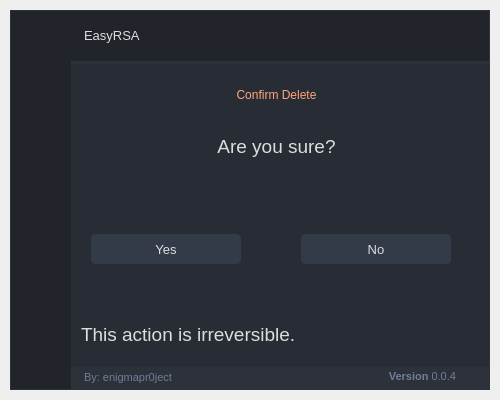
<?xml version="1.0" encoding="UTF-8"?>
<ui version="4.0">
 <author>Wanderson M. Pimenta</author>
 <class>ConfirmDeleteWindow</class>
 <widget class="QMainWindow" name="ConfirmDeleteWindow">
  <property name="geometry">
   <rect>
    <x>0</x>
    <y>0</y>
    <width>500</width>
    <height>400</height>
   </rect>
  </property>
  <property name="minimumSize">
   <size>
    <width>500</width>
    <height>400</height>
   </size>
  </property>
  <property name="windowTitle">
   <string>EasyRSA</string>
  </property>
  <property name="windowIcon">
   <iconset resource="resources.qrc">
    <normaloff>:/images/images/images/RSA.png</normaloff>:/images/images/images/RSA.png</iconset>
  </property>
  <widget class="QWidget" name="styleSheet">
   <property name="font">
    <font>
     <family>Segoe UI</family>
     <pointsize>10</pointsize>
     <weight>50</weight>
     <italic>false</italic>
     <bold>false</bold>
    </font>
   </property>
   <property name="styleSheet">
    <string notr="true">/* Halloween Stylesheet */

QWidget{
	color: rgb(221, 221, 221);
	font: 10pt &quot;Segoe UI&quot;;
}

/* /////////////////////////////////////////////////////////////////////////////////////////////////
Tooltip */
QToolTip {
	color: #ffffff;
	background-color: rgba(33, 37, 43, 180);
	border: 1px solid rgb(44, 49, 58);
	background-image: none;
	background-position: left center;
    background-repeat: no-repeat;
	border: none;
	border-left: 2px solid rgb(255, 166, 121);
	text-align: left;
	padding-left: 8px;
	margin: 0px;
}

/* /////////////////////////////////////////////////////////////////////////////////////////////////
Bg App */
#bgApp {	
	background-color: rgb(40, 44, 52);
	border: 1px solid rgb(44, 49, 58);
}

/* /////////////////////////////////////////////////////////////////////////////////////////////////
Left Menu */
#leftMenuBg {	
	background-color: rgb(33, 37, 43);
}
#topLogo {
	background-color: rgb(33, 37, 43);
	background-image: url(:/images/images/images/RSA30x30.png);
	background-position: center;
	background-repeat: no-repeat;
}
#titleLeftApp { font: 63 12pt &quot;Segoe UI Semibold&quot;; }
#titleLeftDescription { font: 8pt &quot;Segoe UI&quot;; color: rgb(249, 203, 147); }

/* MENUS */
#topMenu .QPushButton {	
	background-position: left center;
    background-repeat: no-repeat;
	border: none;
	border-left: 22px solid transparent;
	background-color: transparent;
	text-align: left;
	padding-left: 44px;
}
#topMenu .QPushButton:hover {
	background-color: rgb(40, 44, 52);
}
#topMenu .QPushButton:pressed {	
	background-color: rgb(249, 203, 147);
	color: rgb(255, 255, 255);
}
#bottomMenu .QPushButton {	
	background-position: left center;
    background-repeat: no-repeat;
	border: none;
	border-left: 20px solid transparent;
	background-color:transparent;
	text-align: left;
	padding-left: 44px;
}
#bottomMenu .QPushButton:hover {
	background-color: rgb(40, 44, 52);
}
#bottomMenu .QPushButton:pressed {	
	background-color: rgb(249, 203, 147);
	color: rgb(255, 255, 255);
}
#leftMenuFrame{
	border-top: 3px solid rgb(44, 49, 58);
}

/* Toggle Button */
#toggleButton {
	background-position: left center;
    background-repeat: no-repeat;
	border: none;
	border-left: 20px solid transparent;
	background-color: rgb(37, 41, 48);
	text-align: left;
	padding-left: 44px;
	color: rgb(113, 126, 149);
}
#toggleButton:hover {
	background-color: rgb(40, 44, 52);
}
#toggleButton:pressed {
	background-color: rgb(249, 203, 147);
}

/* Title Menu */
#titleRightInfo { padding-left: 10px; }


/* /////////////////////////////////////////////////////////////////////////////////////////////////
Extra Tab */
#extraLeftBox {	
	background-color: rgb(44, 49, 58);
}
#extraTopBg {
	background-color: rgb(249, 203, 147);
}

/* Icon */
#extraIcon {
	background-position: center;
	background-repeat: no-repeat;
	background-image: url(:/icons/images/icons/icon_settings.png);
}

/* Label */
#extraLabel { color: rgb(255, 255, 255); }

/* Btn Close */
#extraCloseColumnBtn { background-color: rgba(255, 255, 255, 0); border: none;  border-radius: 5px; }
#extraCloseColumnBtn:hover { background-color: rgb(249, 217, 161); border-style: solid; border-radius: 4px; }
#extraCloseColumnBtn:pressed { background-color: rgb(238, 183, 141); border-style: solid; border-radius: 4px; }

/* Extra Content */
#extraContent{
	border-top: 3px solid rgb(40, 44, 52);
}

/* Extra Top Menus */
#extraTopMenu .QPushButton {
background-position: left center;
    background-repeat: no-repeat;
	border: none;
	border-left: 22px solid transparent;
	background-color:transparent;
	text-align: left;
	padding-left: 44px;
}
#extraTopMenu .QPushButton:hover {
	background-color: rgb(40, 44, 52);
}
#extraTopMenu .QPushButton:pressed {	
	background-color: rgb(249, 203, 147);
	color: rgb(255, 255, 255);
}

/* /////////////////////////////////////////////////////////////////////////////////////////////////
Content App */
#contentTopBg{	
	background-color: rgb(33, 37, 43);
}
#contentBottom{
	border-top: 3px solid rgb(44, 49, 58);
}

/* Top Buttons */
#rightButtons .QPushButton { background-color: rgba(255, 255, 255, 0); border: none;  border-radius: 5px; }
#rightButtons .QPushButton:hover { background-color: rgb(44, 49, 57); border-style: solid; border-radius: 4px; }
#rightButtons .QPushButton:pressed { background-color: rgb(23, 26, 30); border-style: solid; border-radius: 4px; }

/* Theme Settings */
#extraRightBox { background-color: rgb(44, 49, 58); }
#themeSettingsTopDetail { background-color: rgb(249, 203, 147); }

/* Bottom Bar */
#bottomBar { background-color: rgb(44, 49, 58); }
#bottomBar QLabel { font-size: 11px; color: rgb(113, 126, 149); padding-left: 10px; padding-right: 10px; padding-bottom: 2px; }

/* CONTENT SETTINGS */
/* MENUS */
#contentSettings .QPushButton {	
	background-position: left center;
    background-repeat: no-repeat;
	border: none;
	border-left: 22px solid transparent;
	background-color:transparent;
	text-align: left;
	padding-left: 44px;
}
#contentSettings .QPushButton:hover {
	background-color: rgb(40, 44, 52);
}
#contentSettings .QPushButton:pressed {	
	background-color: rgb(249, 203, 147);
	color: rgb(255, 255, 255);
}

/* /////////////////////////////////////////////////////////////////////////////////////////////////
QTableWidget */
QTableWidget {	
	background-color: transparent;
	padding: 10px;
	border-radius: 5px;
	gridline-color: rgb(44, 49, 58);
	border-bottom: 1px solid rgb(44, 49, 60);
}
QTableWidget::item{
	border-color: rgb(44, 49, 60);
	padding-left: 5px;
	padding-right: 5px;
	gridline-color: rgb(44, 49, 60);
}
QTableWidget::item:selected{
	background-color: rgb(249, 203, 147);
}
QHeaderView::section{
	background-color: rgb(33, 37, 43);
	max-width: 30px;
	border: 1px solid rgb(44, 49, 58);
	border-style: none;
    border-bottom: 1px solid rgb(44, 49, 60);
    border-right: 1px solid rgb(44, 49, 60);
}
QTableWidget::horizontalHeader {	
	background-color: rgb(33, 37, 43);
}
QHeaderView::section:horizontal
{
    border: 1px solid rgb(33, 37, 43);
	background-color: rgb(33, 37, 43);
	padding: 3px;
	border-top-left-radius: 7px;
    border-top-right-radius: 7px;
}
QHeaderView::section:vertical
{
    border: 1px solid rgb(44, 49, 60);
}

/* /////////////////////////////////////////////////////////////////////////////////////////////////
LineEdit */
QLineEdit {
	background-color: rgb(33, 37, 43);
	border-radius: 5px;
	border: 2px solid rgb(33, 37, 43);
	padding-left: 10px;
	selection-color: rgb(255, 255, 255);
	selection-background-color: rgb(255, 166, 121);
}
QLineEdit:hover {
	border: 2px solid rgb(64, 71, 88);
}
QLineEdit:focus {
	border: 2px solid rgb(91, 101, 124);
}

/* /////////////////////////////////////////////////////////////////////////////////////////////////
PlainTextEdit */
QPlainTextEdit {
	background-color: rgb(27, 29, 35);
	border-radius: 5px;
	padding: 10px;
	selection-color: rgb(255, 255, 255);
	selection-background-color: rgb(255, 166, 121);
}
QPlainTextEdit  QScrollBar:vertical {
    width: 8px;
 }
QPlainTextEdit  QScrollBar:horizontal {
    height: 8px;
 }
QPlainTextEdit:hover {
	border: 2px solid rgb(64, 71, 88);
}
QPlainTextEdit:focus {
	border: 2px solid rgb(91, 101, 124);
}

/* /////////////////////////////////////////////////////////////////////////////////////////////////
ScrollBars */
QScrollBar:horizontal {
    border: none;
    background: rgb(52, 59, 72);
    height: 8px;
    margin: 0px 21px 0 21px;
	border-radius: 0px;
}
QScrollBar::handle:horizontal {
    background: rgb(249, 203, 147);
    min-width: 25px;
	border-radius: 4px;
}
QScrollBar::add-line:horizontal {
    border: none;
    background: rgb(55, 63, 77);
    width: 20px;
	border-top-right-radius: 4px;
    border-bottom-right-radius: 4px;
    subcontrol-position: right;
    subcontrol-origin: margin;
}
QScrollBar::sub-line:horizontal {
    border: none;
    background: rgb(55, 63, 77);
    width: 20px;
	border-top-left-radius: 4px;
    border-bottom-left-radius: 4px;
    subcontrol-position: left;
    subcontrol-origin: margin;
}
QScrollBar::up-arrow:horizontal, QScrollBar::down-arrow:horizontal
{
     background: none;
}
QScrollBar::add-page:horizontal, QScrollBar::sub-page:horizontal
{
     background: none;
}
 QScrollBar:vertical {
	border: none;
    background: rgb(52, 59, 72);
    width: 8px;
    margin: 21px 0 21px 0;
	border-radius: 0px;
 }
 QScrollBar::handle:vertical {	
	background: rgb(249, 203, 147);
    min-height: 25px;
	border-radius: 4px;
 }
 QScrollBar::add-line:vertical {
     border: none;
    background: rgb(55, 63, 77);
     height: 20px;
	border-bottom-left-radius: 4px;
    border-bottom-right-radius: 4px;
     subcontrol-position: bottom;
     subcontrol-origin: margin;
 }
 QScrollBar::sub-line:vertical {
	border: none;
    background: rgb(55, 63, 77);
     height: 20px;
	border-top-left-radius: 4px;
    border-top-right-radius: 4px;
     subcontrol-position: top;
     subcontrol-origin: margin;
 }
 QScrollBar::up-arrow:vertical, QScrollBar::down-arrow:vertical {
     background: none;
 }

 QScrollBar::add-page:vertical, QScrollBar::sub-page:vertical {
     background: none;
 }

/* /////////////////////////////////////////////////////////////////////////////////////////////////
CheckBox */
QCheckBox::indicator {
    border: 3px solid rgb(52, 59, 72);
	width: 15px;
	height: 15px;
	border-radius: 10px;
    background: rgb(44, 49, 60);
}
QCheckBox::indicator:hover {
    border: 3px solid rgb(58, 66, 81);
}
QCheckBox::indicator:checked {
    background: 3px solid rgb(52, 59, 72);
	border: 3px solid rgb(52, 59, 72);	
	background-image: url(:/icons/images/icons/cil-check-alt.png);
}

/* /////////////////////////////////////////////////////////////////////////////////////////////////
RadioButton */
QRadioButton::indicator {
    border: 3px solid rgb(52, 59, 72);
	width: 15px;
	height: 15px;
	border-radius: 10px;
    background: rgb(44, 49, 60);
}
QRadioButton::indicator:hover {
    border: 3px solid rgb(58, 66, 81);
}
QRadioButton::indicator:checked {
    background: 3px solid rgb(94, 106, 130);
	border: 3px solid rgb(52, 59, 72);	
}

/* /////////////////////////////////////////////////////////////////////////////////////////////////
ComboBox */
QComboBox{
	background-color: rgb(27, 29, 35);
	border-radius: 5px;
	border: 2px solid rgb(33, 37, 43);
	padding: 5px;
	padding-left: 10px;
}
QComboBox:hover{
	border: 2px solid rgb(64, 71, 88);
}
QComboBox::drop-down {
	subcontrol-origin: padding;
	subcontrol-position: top right;
	width: 25px; 
	border-left-width: 3px;
	border-left-color: rgba(39, 44, 54, 150);
	border-left-style: solid;
	border-top-right-radius: 3px;
	border-bottom-right-radius: 3px;	
	background-image: url(:/icons/images/icons/cil-arrow-bottom.png);
	background-position: center;
	background-repeat: no-repeat;
 }
QComboBox QAbstractItemView {
	color: rgb(255, 166, 121);
	background-color: rgb(33, 37, 43);
	padding: 10px;
	selection-background-color: rgb(39, 44, 54);
}

/* /////////////////////////////////////////////////////////////////////////////////////////////////
Sliders */
QSlider::groove:horizontal {
    border-radius: 5px;
    height: 10px;
	margin: 0px;
	background-color: rgb(52, 59, 72);
}
QSlider::groove:horizontal:hover {
	background-color: rgb(55, 62, 76);
}
QSlider::handle:horizontal {
    background-color: rgb(249, 203, 147);
    border: none;
    height: 10px;
    width: 10px;
    margin: 0px;
	border-radius: 5px;
}
QSlider::handle:horizontal:hover {
    background-color: rgb(255, 212, 155);
}
QSlider::handle:horizontal:pressed {
    background-color: rgb(255, 166, 121);
}

QSlider::groove:vertical {
    border-radius: 5px;
    width: 10px;
    margin: 0px;
	background-color: rgb(52, 59, 72);
}
QSlider::groove:vertical:hover {
	background-color: rgb(55, 62, 76);
}
QSlider::handle:vertical {
    background-color: rgb(249, 203, 147);
	border: none;
    height: 10px;
    width: 10px;
    margin: 0px;
	border-radius: 5px;
}
QSlider::handle:vertical:hover {
    background-color: rgb(255, 212, 155);
}
QSlider::handle:vertical:pressed {
    background-color: rgb(255, 166, 121);
}

/* /////////////////////////////////////////////////////////////////////////////////////////////////
CommandLinkButton */
QCommandLinkButton {	
	color: rgb(255, 166, 121);
	border-radius: 5px;
	padding: 5px;
}
QCommandLinkButton:hover {	
	color: rgb(255, 170, 255);
	background-color: rgb(44, 49, 60);
}
QCommandLinkButton:pressed {	
	color: rgb(249, 203, 147);
	background-color: rgb(52, 58, 71);
}

/* /////////////////////////////////////////////////////////////////////////////////////////////////
Button */
#pagesContainer QPushButton {
	border: 2px solid rgb(52, 59, 72);
	border-radius: 5px;	
	background-color: rgb(52, 59, 72);
}
#pagesContainer QPushButton:hover {
	background-color: rgb(57, 65, 80);
	border: 2px solid rgb(61, 70, 86);
}
#pagesContainer QPushButton:pressed {	
	background-color: rgb(35, 40, 49);
	border: 2px solid rgb(43, 50, 61);
}



</string>
   </property>
   <layout class="QVBoxLayout" name="appMargins">
    <property name="spacing">
     <number>0</number>
    </property>
    <property name="leftMargin">
     <number>10</number>
    </property>
    <property name="topMargin">
     <number>10</number>
    </property>
    <property name="rightMargin">
     <number>10</number>
    </property>
    <property name="bottomMargin">
     <number>10</number>
    </property>
    <item>
     <widget class="QFrame" name="bgApp">
      <property name="styleSheet">
       <string notr="true"/>
      </property>
      <property name="frameShape">
       <enum>QFrame::NoFrame</enum>
      </property>
      <property name="frameShadow">
       <enum>QFrame::Raised</enum>
      </property>
      <layout class="QHBoxLayout" name="appLayout">
       <property name="spacing">
        <number>0</number>
       </property>
       <property name="leftMargin">
        <number>0</number>
       </property>
       <property name="topMargin">
        <number>0</number>
       </property>
       <property name="rightMargin">
        <number>0</number>
       </property>
       <property name="bottomMargin">
        <number>0</number>
       </property>
       <item>
        <widget class="QFrame" name="leftMenuBg">
         <property name="minimumSize">
          <size>
           <width>60</width>
           <height>0</height>
          </size>
         </property>
         <property name="maximumSize">
          <size>
           <width>60</width>
           <height>16777215</height>
          </size>
         </property>
         <property name="frameShape">
          <enum>QFrame::NoFrame</enum>
         </property>
         <property name="frameShadow">
          <enum>QFrame::Raised</enum>
         </property>
         <layout class="QVBoxLayout" name="verticalLayout_3">
          <property name="spacing">
           <number>0</number>
          </property>
          <property name="leftMargin">
           <number>0</number>
          </property>
          <property name="topMargin">
           <number>0</number>
          </property>
          <property name="rightMargin">
           <number>0</number>
          </property>
          <property name="bottomMargin">
           <number>0</number>
          </property>
          <item>
           <widget class="QFrame" name="topLogoInfo">
            <property name="minimumSize">
             <size>
              <width>0</width>
              <height>50</height>
             </size>
            </property>
            <property name="maximumSize">
             <size>
              <width>16777215</width>
              <height>50</height>
             </size>
            </property>
            <property name="frameShape">
             <enum>QFrame::NoFrame</enum>
            </property>
            <property name="frameShadow">
             <enum>QFrame::Raised</enum>
            </property>
            <widget class="QFrame" name="topLogo">
             <property name="geometry">
              <rect>
               <x>10</x>
               <y>10</y>
               <width>42</width>
               <height>42</height>
              </rect>
             </property>
             <property name="minimumSize">
              <size>
               <width>42</width>
               <height>42</height>
              </size>
             </property>
             <property name="maximumSize">
              <size>
               <width>42</width>
               <height>42</height>
              </size>
             </property>
             <property name="styleSheet">
              <string notr="true">background-image: url(:/images/images/images/RSA30x30.png);
background-position: center;
background-repeat: no-repeat;</string>
             </property>
             <property name="frameShape">
              <enum>QFrame::NoFrame</enum>
             </property>
             <property name="frameShadow">
              <enum>QFrame::Raised</enum>
             </property>
            </widget>
           </widget>
          </item>
         </layout>
        </widget>
       </item>
       <item>
        <widget class="QFrame" name="contentBox">
         <property name="frameShape">
          <enum>QFrame::NoFrame</enum>
         </property>
         <property name="frameShadow">
          <enum>QFrame::Raised</enum>
         </property>
         <layout class="QVBoxLayout" name="verticalLayout_2">
          <property name="spacing">
           <number>0</number>
          </property>
          <property name="leftMargin">
           <number>0</number>
          </property>
          <property name="topMargin">
           <number>0</number>
          </property>
          <property name="rightMargin">
           <number>0</number>
          </property>
          <property name="bottomMargin">
           <number>0</number>
          </property>
          <item>
           <widget class="QFrame" name="contentTopBg">
            <property name="minimumSize">
             <size>
              <width>0</width>
              <height>50</height>
             </size>
            </property>
            <property name="maximumSize">
             <size>
              <width>16777215</width>
              <height>50</height>
             </size>
            </property>
            <property name="frameShape">
             <enum>QFrame::NoFrame</enum>
            </property>
            <property name="frameShadow">
             <enum>QFrame::Raised</enum>
            </property>
            <layout class="QHBoxLayout" name="horizontalLayout">
             <property name="spacing">
              <number>0</number>
             </property>
             <property name="leftMargin">
              <number>0</number>
             </property>
             <property name="topMargin">
              <number>0</number>
             </property>
             <property name="rightMargin">
              <number>10</number>
             </property>
             <property name="bottomMargin">
              <number>0</number>
             </property>
             <item>
              <widget class="QFrame" name="leftBox">
               <property name="sizePolicy">
                <sizepolicy hsizetype="Expanding" vsizetype="Preferred">
                 <horstretch>0</horstretch>
                 <verstretch>0</verstretch>
                </sizepolicy>
               </property>
               <property name="frameShape">
                <enum>QFrame::NoFrame</enum>
               </property>
               <property name="frameShadow">
                <enum>QFrame::Raised</enum>
               </property>
               <layout class="QHBoxLayout" name="horizontalLayout_3">
                <property name="spacing">
                 <number>0</number>
                </property>
                <property name="leftMargin">
                 <number>0</number>
                </property>
                <property name="topMargin">
                 <number>0</number>
                </property>
                <property name="rightMargin">
                 <number>0</number>
                </property>
                <property name="bottomMargin">
                 <number>0</number>
                </property>
                <item>
                 <widget class="QLabel" name="titleRightInfo">
                  <property name="sizePolicy">
                   <sizepolicy hsizetype="Preferred" vsizetype="Expanding">
                    <horstretch>0</horstretch>
                    <verstretch>0</verstretch>
                   </sizepolicy>
                  </property>
                  <property name="maximumSize">
                   <size>
                    <width>16777215</width>
                    <height>45</height>
                   </size>
                  </property>
                  <property name="font">
                   <font>
                    <family>Segoe UI</family>
                    <pointsize>10</pointsize>
                    <weight>50</weight>
                    <italic>false</italic>
                    <bold>false</bold>
                   </font>
                  </property>
                  <property name="text">
                   <string>EasyRSA</string>
                  </property>
                  <property name="alignment">
                   <set>Qt::AlignLeading|Qt::AlignLeft|Qt::AlignVCenter</set>
                  </property>
                 </widget>
                </item>
               </layout>
              </widget>
             </item>
             <item alignment="Qt::AlignRight">
              <widget class="QFrame" name="rightButtons">
               <property name="minimumSize">
                <size>
                 <width>0</width>
                 <height>28</height>
                </size>
               </property>
               <property name="frameShape">
                <enum>QFrame::NoFrame</enum>
               </property>
               <property name="frameShadow">
                <enum>QFrame::Raised</enum>
               </property>
               <layout class="QHBoxLayout" name="horizontalLayout_2">
                <property name="spacing">
                 <number>5</number>
                </property>
                <property name="leftMargin">
                 <number>0</number>
                </property>
                <property name="topMargin">
                 <number>0</number>
                </property>
                <property name="rightMargin">
                 <number>0</number>
                </property>
                <property name="bottomMargin">
                 <number>0</number>
                </property>
                <item>
                 <widget class="QPushButton" name="minimizeAppBtn">
                  <property name="minimumSize">
                   <size>
                    <width>28</width>
                    <height>28</height>
                   </size>
                  </property>
                  <property name="maximumSize">
                   <size>
                    <width>28</width>
                    <height>28</height>
                   </size>
                  </property>
                  <property name="cursor">
                   <cursorShape>PointingHandCursor</cursorShape>
                  </property>
                  <property name="toolTip">
                   <string>Minimize</string>
                  </property>
                  <property name="text">
                   <string/>
                  </property>
                  <property name="icon">
                   <iconset resource="resources.qrc">
                    <normaloff>:/icons/images/icons/icon_minimize.png</normaloff>:/icons/images/icons/icon_minimize.png</iconset>
                  </property>
                  <property name="iconSize">
                   <size>
                    <width>20</width>
                    <height>20</height>
                   </size>
                  </property>
                 </widget>
                </item>
                <item>
                 <widget class="QPushButton" name="maximizeRestoreAppBtn">
                  <property name="minimumSize">
                   <size>
                    <width>28</width>
                    <height>28</height>
                   </size>
                  </property>
                  <property name="maximumSize">
                   <size>
                    <width>28</width>
                    <height>28</height>
                   </size>
                  </property>
                  <property name="font">
                   <font>
                    <family>Segoe UI</family>
                    <pointsize>10</pointsize>
                    <weight>50</weight>
                    <italic>false</italic>
                    <bold>false</bold>
                    <stylestrategy>PreferDefault</stylestrategy>
                   </font>
                  </property>
                  <property name="cursor">
                   <cursorShape>PointingHandCursor</cursorShape>
                  </property>
                  <property name="toolTip">
                   <string>Maximize</string>
                  </property>
                  <property name="text">
                   <string/>
                  </property>
                  <property name="icon">
                   <iconset resource="resources.qrc">
                    <normaloff>:/icons/images/icons/icon_maximize.png</normaloff>:/icons/images/icons/icon_maximize.png</iconset>
                  </property>
                  <property name="iconSize">
                   <size>
                    <width>20</width>
                    <height>20</height>
                   </size>
                  </property>
                 </widget>
                </item>
                <item>
                 <widget class="QPushButton" name="closeAppBtn">
                  <property name="minimumSize">
                   <size>
                    <width>28</width>
                    <height>28</height>
                   </size>
                  </property>
                  <property name="maximumSize">
                   <size>
                    <width>28</width>
                    <height>28</height>
                   </size>
                  </property>
                  <property name="cursor">
                   <cursorShape>PointingHandCursor</cursorShape>
                  </property>
                  <property name="toolTip">
                   <string>Close</string>
                  </property>
                  <property name="text">
                   <string/>
                  </property>
                  <property name="icon">
                   <iconset resource="resources.qrc">
                    <normaloff>:/icons/images/icons/icon_close.png</normaloff>:/icons/images/icons/icon_close.png</iconset>
                  </property>
                  <property name="iconSize">
                   <size>
                    <width>20</width>
                    <height>20</height>
                   </size>
                  </property>
                 </widget>
                </item>
               </layout>
              </widget>
             </item>
            </layout>
           </widget>
          </item>
          <item>
           <widget class="QFrame" name="contentBottom">
            <property name="frameShape">
             <enum>QFrame::NoFrame</enum>
            </property>
            <property name="frameShadow">
             <enum>QFrame::Raised</enum>
            </property>
            <layout class="QVBoxLayout" name="verticalLayout_6">
             <property name="spacing">
              <number>0</number>
             </property>
             <property name="leftMargin">
              <number>0</number>
             </property>
             <property name="topMargin">
              <number>0</number>
             </property>
             <property name="rightMargin">
              <number>0</number>
             </property>
             <property name="bottomMargin">
              <number>0</number>
             </property>
             <item>
              <widget class="QFrame" name="content">
               <property name="frameShape">
                <enum>QFrame::NoFrame</enum>
               </property>
               <property name="frameShadow">
                <enum>QFrame::Raised</enum>
               </property>
               <layout class="QHBoxLayout" name="horizontalLayout_4">
                <property name="spacing">
                 <number>0</number>
                </property>
                <property name="leftMargin">
                 <number>0</number>
                </property>
                <property name="topMargin">
                 <number>0</number>
                </property>
                <property name="rightMargin">
                 <number>0</number>
                </property>
                <property name="bottomMargin">
                 <number>0</number>
                </property>
                <item>
                 <widget class="QFrame" name="pagesContainer">
                  <property name="styleSheet">
                   <string notr="true"/>
                  </property>
                  <property name="frameShape">
                   <enum>QFrame::NoFrame</enum>
                  </property>
                  <property name="frameShadow">
                   <enum>QFrame::Raised</enum>
                  </property>
                  <layout class="QVBoxLayout" name="verticalLayout_15">
                   <property name="spacing">
                    <number>0</number>
                   </property>
                   <property name="leftMargin">
                    <number>10</number>
                   </property>
                   <property name="topMargin">
                    <number>10</number>
                   </property>
                   <property name="rightMargin">
                    <number>10</number>
                   </property>
                   <property name="bottomMargin">
                    <number>10</number>
                   </property>
                   <item>
                    <widget class="QStackedWidget" name="stackedWidget">
                     <property name="styleSheet">
                      <string notr="true">background: transparent;</string>
                     </property>
                     <property name="currentIndex">
                      <number>0</number>
                     </property>
                     <widget class="QWidget" name="home">
                      <property name="styleSheet">
                       <string notr="true"/>
                      </property>
                      <widget class="QLabel" name="logintitle">
                       <property name="geometry">
                        <rect>
                         <x>0</x>
                         <y>0</y>
                         <width>391</width>
                         <height>41</height>
                        </rect>
                       </property>
                       <property name="styleSheet">
                        <string notr="true">font: 14pt &quot;Segoe UI&quot;; color: rgb(255, 166, 121);</string>
                       </property>
                       <property name="lineWidth">
                        <number>1</number>
                       </property>
                       <property name="text">
                        <string>Confirm Delete</string>
                       </property>
                       <property name="alignment">
                        <set>Qt::AlignCenter</set>
                       </property>
                      </widget>
                      <widget class="QLabel" name="usertitle">
                       <property name="geometry">
                        <rect>
                         <x>0</x>
                         <y>50</y>
                         <width>391</width>
                         <height>45</height>
                        </rect>
                       </property>
                       <property name="sizePolicy">
                        <sizepolicy hsizetype="Preferred" vsizetype="Expanding">
                         <horstretch>0</horstretch>
                         <verstretch>0</verstretch>
                        </sizepolicy>
                       </property>
                       <property name="maximumSize">
                        <size>
                         <width>16777215</width>
                         <height>45</height>
                        </size>
                       </property>
                       <property name="font">
                        <font>
                         <family>Segoe UI</family>
                         <pointsize>14</pointsize>
                         <weight>50</weight>
                         <italic>false</italic>
                         <bold>false</bold>
                        </font>
                       </property>
                       <property name="styleSheet">
                        <string notr="true">font: 14pt &quot;Segoe UI&quot;;</string>
                       </property>
                       <property name="text">
                        <string>Are you sure?</string>
                       </property>
                       <property name="alignment">
                        <set>Qt::AlignCenter</set>
                       </property>
                      </widget>
                      <widget class="QPushButton" name="yesButton">
                       <property name="geometry">
                        <rect>
                         <x>10</x>
                         <y>160</y>
                         <width>150</width>
                         <height>30</height>
                        </rect>
                       </property>
                       <property name="minimumSize">
                        <size>
                         <width>150</width>
                         <height>30</height>
                        </size>
                       </property>
                       <property name="font">
                        <font>
                         <family>Segoe UI</family>
                         <pointsize>10</pointsize>
                         <weight>50</weight>
                         <italic>false</italic>
                         <bold>false</bold>
                        </font>
                       </property>
                       <property name="cursor">
                        <cursorShape>PointingHandCursor</cursorShape>
                       </property>
                       <property name="styleSheet">
                        <string notr="true">background-color: rgb(52, 59, 72);</string>
                       </property>
                       <property name="text">
                        <string>Yes</string>
                       </property>
                      </widget>
                      <widget class="QLabel" name="responsetitle">
                       <property name="geometry">
                        <rect>
                         <x>290</x>
                         <y>220</y>
                         <width>211</width>
                         <height>41</height>
                        </rect>
                       </property>
                       <property name="styleSheet">
                        <string notr="true">font: 8pt &quot;Segoe UI&quot;; color: rgb(189, 147, 249); </string>
                       </property>
                       <property name="lineWidth">
                        <number>1</number>
                       </property>
                       <property name="text">
                        <string/>
                       </property>
                       <property name="alignment">
                        <set>Qt::AlignLeading|Qt::AlignLeft|Qt::AlignVCenter</set>
                       </property>
                      </widget>
                      <widget class="QPushButton" name="noButton">
                       <property name="geometry">
                        <rect>
                         <x>220</x>
                         <y>160</y>
                         <width>150</width>
                         <height>30</height>
                        </rect>
                       </property>
                       <property name="minimumSize">
                        <size>
                         <width>150</width>
                         <height>30</height>
                        </size>
                       </property>
                       <property name="font">
                        <font>
                         <family>Segoe UI</family>
                         <pointsize>10</pointsize>
                         <weight>50</weight>
                         <italic>false</italic>
                         <bold>false</bold>
                        </font>
                       </property>
                       <property name="cursor">
                        <cursorShape>PointingHandCursor</cursorShape>
                       </property>
                       <property name="styleSheet">
                        <string notr="true">background-color: rgb(52, 59, 72);</string>
                       </property>
                       <property name="text">
                        <string>No</string>
                       </property>
                      </widget>
                      <widget class="QLabel" name="usertitle_2">
                       <property name="geometry">
                        <rect>
                         <x>0</x>
                         <y>250</y>
                         <width>351</width>
                         <height>21</height>
                        </rect>
                       </property>
                       <property name="sizePolicy">
                        <sizepolicy hsizetype="Preferred" vsizetype="Expanding">
                         <horstretch>0</horstretch>
                         <verstretch>0</verstretch>
                        </sizepolicy>
                       </property>
                       <property name="maximumSize">
                        <size>
                         <width>16777215</width>
                         <height>45</height>
                        </size>
                       </property>
                       <property name="font">
                        <font>
                         <family>Segoe UI</family>
                         <pointsize>14</pointsize>
                         <weight>50</weight>
                         <italic>false</italic>
                         <bold>false</bold>
                        </font>
                       </property>
                       <property name="styleSheet">
                        <string notr="true">font: 14pt &quot;Segoe UI&quot;;</string>
                       </property>
                       <property name="text">
                        <string>This action is irreversible.</string>
                       </property>
                       <property name="alignment">
                        <set>Qt::AlignLeading|Qt::AlignLeft|Qt::AlignVCenter</set>
                       </property>
                      </widget>
                     </widget>
                     <widget class="QWidget" name="widgets">
                      <property name="styleSheet">
                       <string notr="true">b</string>
                      </property>
                      <layout class="QVBoxLayout" name="verticalLayout">
                       <property name="spacing">
                        <number>10</number>
                       </property>
                       <property name="leftMargin">
                        <number>10</number>
                       </property>
                       <property name="topMargin">
                        <number>10</number>
                       </property>
                       <property name="rightMargin">
                        <number>10</number>
                       </property>
                       <property name="bottomMargin">
                        <number>10</number>
                       </property>
                      </layout>
                     </widget>
                     <widget class="QWidget" name="new_page">
                      <layout class="QVBoxLayout" name="verticalLayout_20">
                       <item>
                        <widget class="QLabel" name="label">
                         <property name="text">
                          <string>NEW PAGE TEST</string>
                         </property>
                         <property name="alignment">
                          <set>Qt::AlignCenter</set>
                         </property>
                        </widget>
                       </item>
                      </layout>
                     </widget>
                    </widget>
                   </item>
                  </layout>
                 </widget>
                </item>
               </layout>
              </widget>
             </item>
             <item>
              <widget class="QFrame" name="bottomBar">
               <property name="minimumSize">
                <size>
                 <width>0</width>
                 <height>22</height>
                </size>
               </property>
               <property name="maximumSize">
                <size>
                 <width>16777215</width>
                 <height>22</height>
                </size>
               </property>
               <property name="frameShape">
                <enum>QFrame::NoFrame</enum>
               </property>
               <property name="frameShadow">
                <enum>QFrame::Raised</enum>
               </property>
               <layout class="QHBoxLayout" name="horizontalLayout_5">
                <property name="spacing">
                 <number>0</number>
                </property>
                <property name="leftMargin">
                 <number>0</number>
                </property>
                <property name="topMargin">
                 <number>0</number>
                </property>
                <property name="rightMargin">
                 <number>0</number>
                </property>
                <property name="bottomMargin">
                 <number>0</number>
                </property>
                <item>
                 <widget class="QLabel" name="creditsLabel">
                  <property name="maximumSize">
                   <size>
                    <width>16777215</width>
                    <height>16</height>
                   </size>
                  </property>
                  <property name="font">
                   <font>
                    <family>Segoe UI</family>
                    <pointsize>-1</pointsize>
                    <weight>50</weight>
                    <italic>false</italic>
                    <bold>false</bold>
                   </font>
                  </property>
                  <property name="text">
                   <string>By: enigmapr0ject</string>
                  </property>
                  <property name="alignment">
                   <set>Qt::AlignLeading|Qt::AlignLeft|Qt::AlignVCenter</set>
                  </property>
                 </widget>
                </item>
                <item>
                 <widget class="QLabel" name="version">
                  <property name="text">
                   <string>&lt;html&gt;&lt;head/&gt;&lt;body&gt;&lt;p&gt;&lt;span style=&quot; font-weight:600;&quot;&gt;Version&lt;/span&gt; 0.0.4&lt;/p&gt;&lt;/body&gt;&lt;/html&gt;</string>
                  </property>
                  <property name="alignment">
                   <set>Qt::AlignRight|Qt::AlignTrailing|Qt::AlignVCenter</set>
                  </property>
                 </widget>
                </item>
                <item>
                 <widget class="QFrame" name="frame_size_grip">
                  <property name="minimumSize">
                   <size>
                    <width>20</width>
                    <height>0</height>
                   </size>
                  </property>
                  <property name="maximumSize">
                   <size>
                    <width>20</width>
                    <height>16777215</height>
                   </size>
                  </property>
                  <property name="frameShape">
                   <enum>QFrame::NoFrame</enum>
                  </property>
                  <property name="frameShadow">
                   <enum>QFrame::Raised</enum>
                  </property>
                 </widget>
                </item>
               </layout>
              </widget>
             </item>
            </layout>
           </widget>
          </item>
         </layout>
        </widget>
       </item>
      </layout>
     </widget>
    </item>
   </layout>
  </widget>
 </widget>
 <resources>
  <include location="resources.qrc"/>
  <include location="resources.qrc"/>
 </resources>
 <connections/>
</ui>
